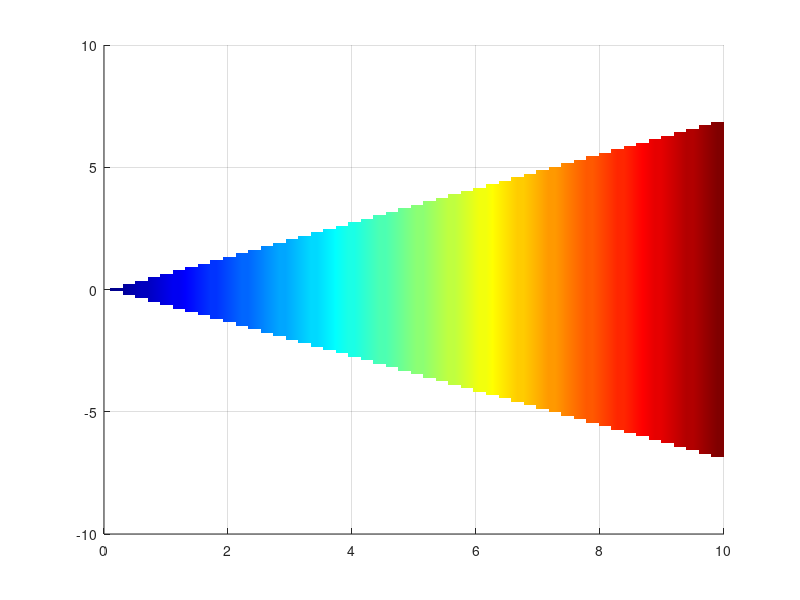

This figure's MATLAB source:
x = [0 10 10];
y = [0 -7 7];
z = x.^2+y.^2;

xv = linspace(min(x), max(x), 100);
yv = linspace(min(y), max(y), 100);
[X,Y] = meshgrid(xv, yv);
Z = griddata(x,y,z,X,Y);
figure(2)
surf(X, Y, Z);
grid on
set(gca, 'ZLim',[0 500])
shading interp
colormap(jet(80))
view(2)